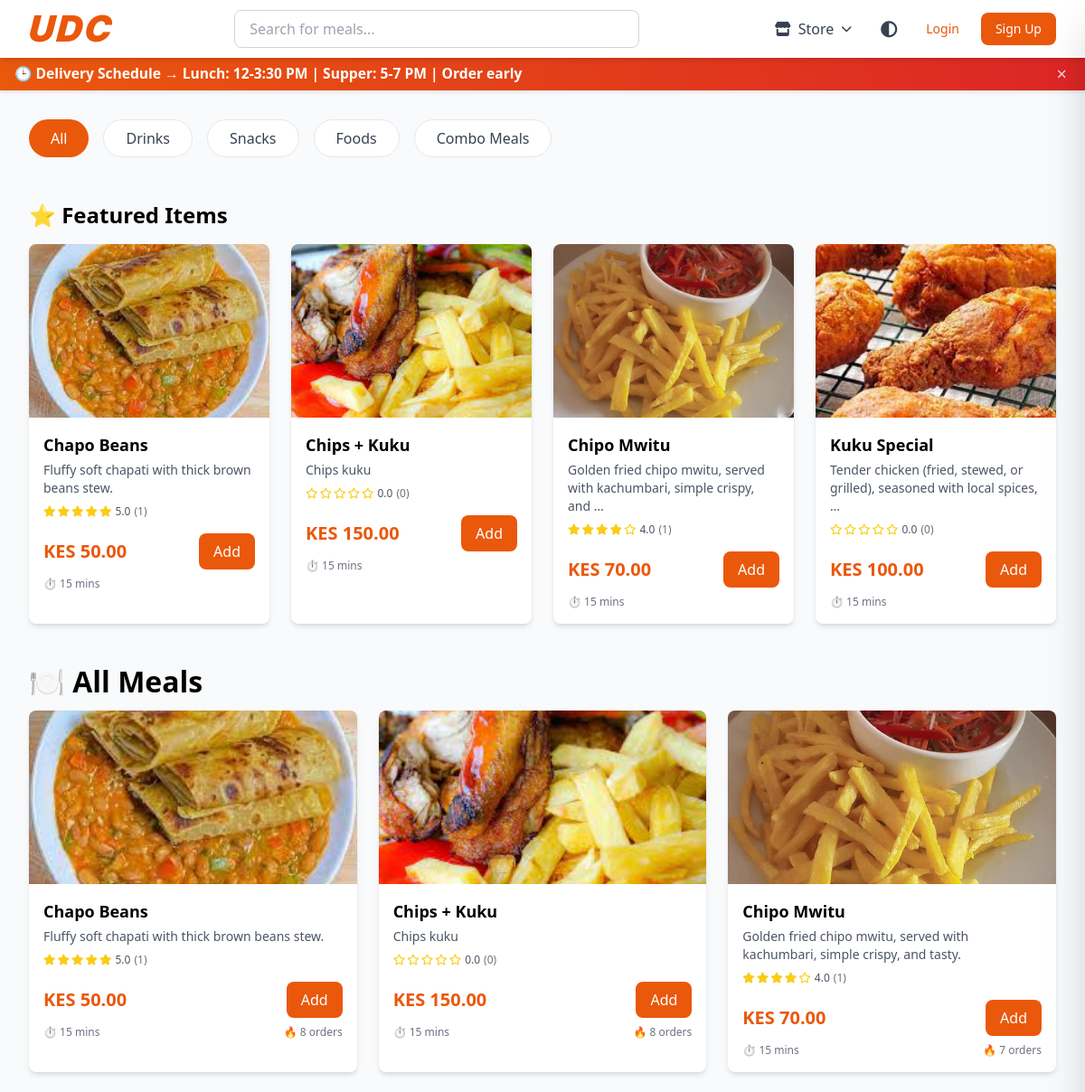
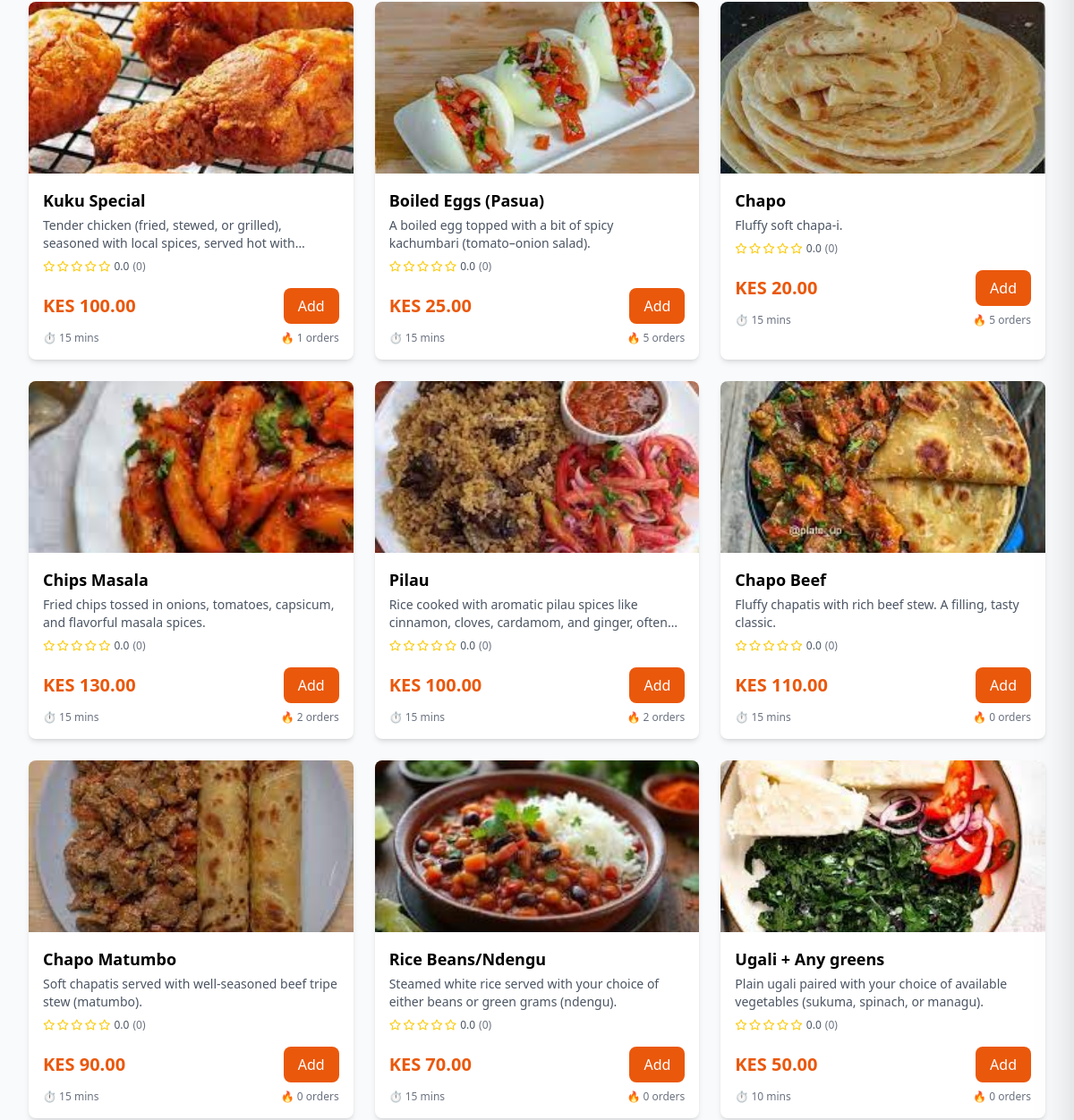
The app's page / (upper part), older data (2 pictures, top to bottom).
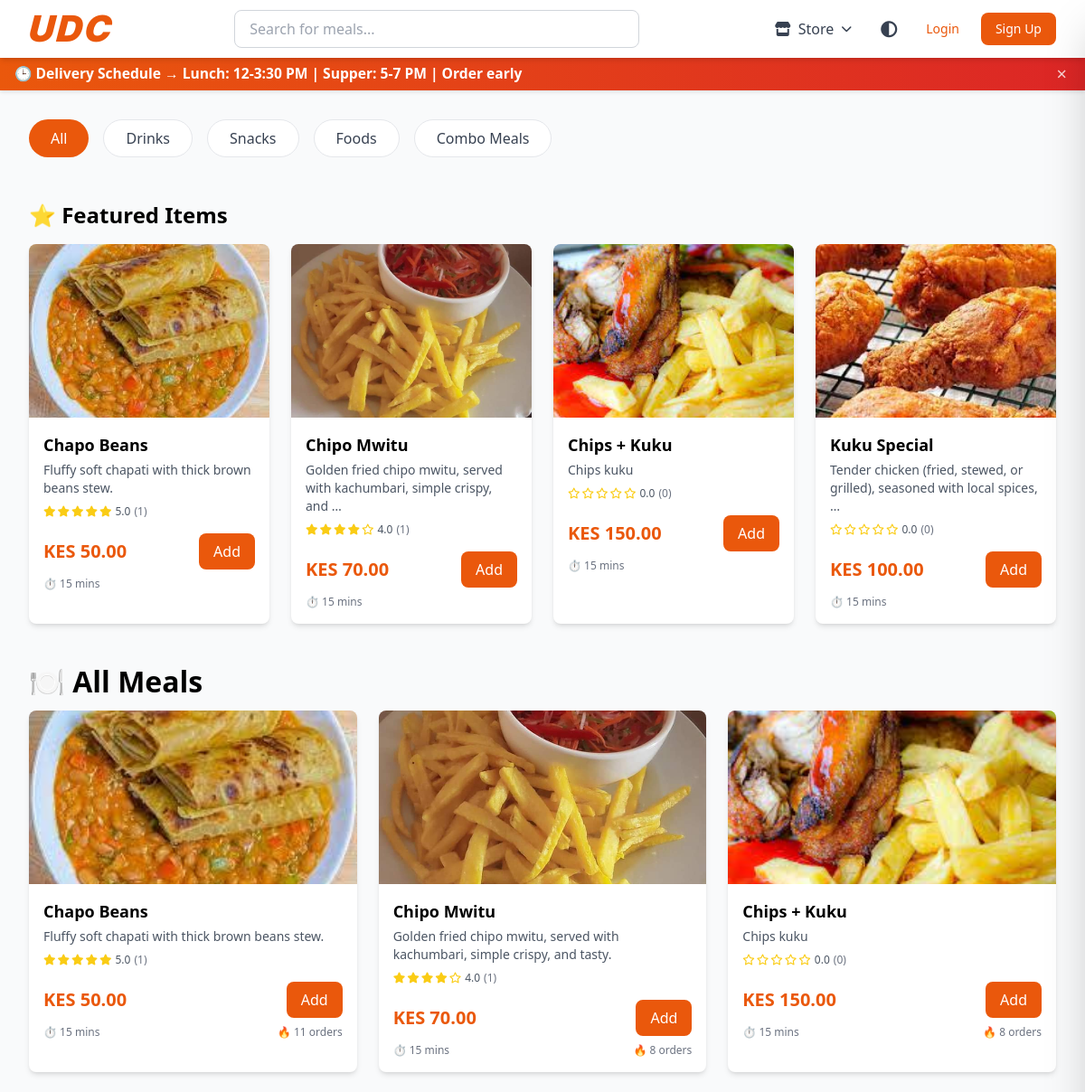
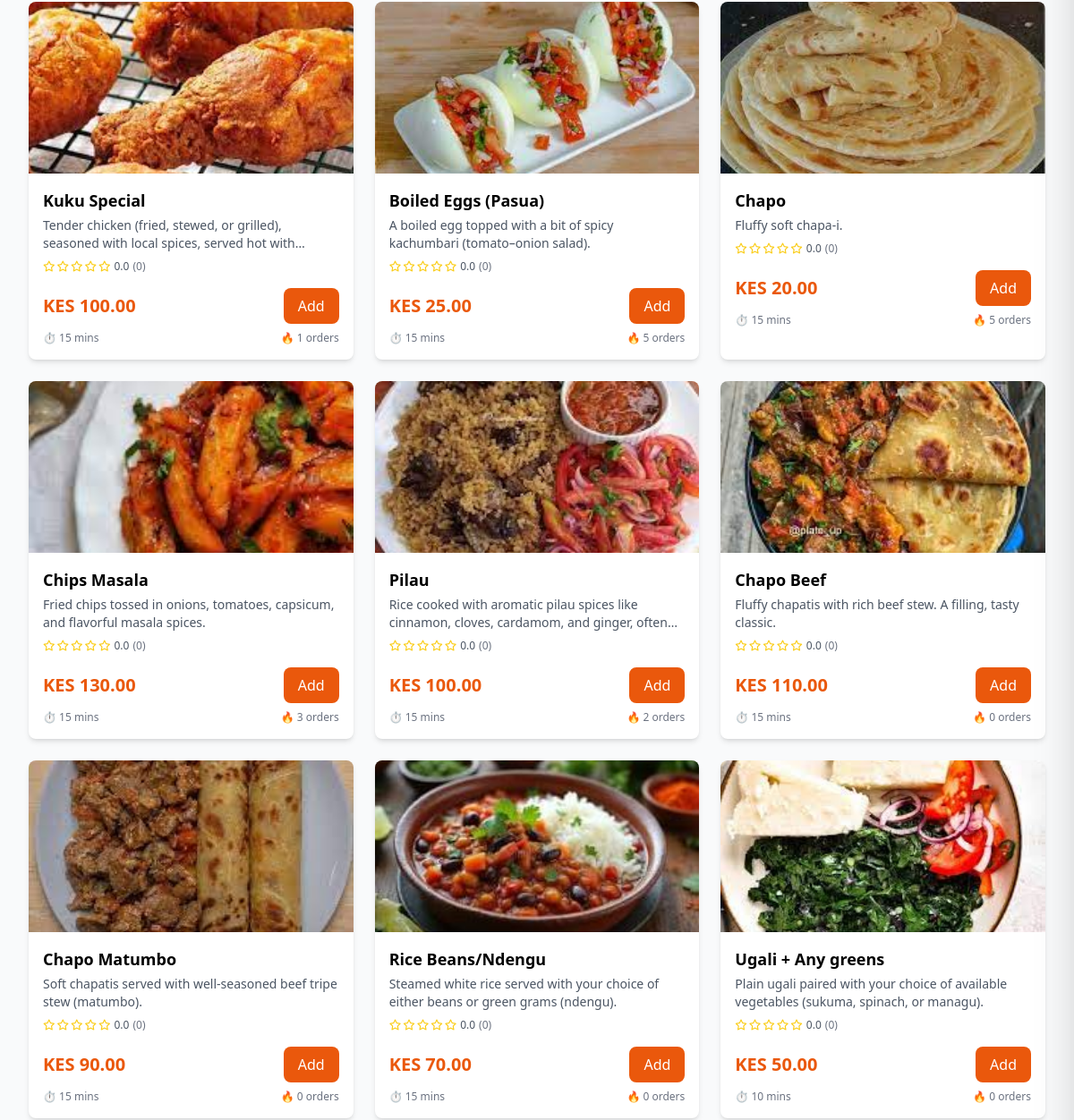
The same page, newer data (2 pictures, top to bottom).
### urbanfoods/models.py (models this page shows, shortened)
class FoodCategory(models.Model):
    STORE_CHOICES = [
        ('food', 'Food Store'),
        ('liquor', 'Liquor Store'),
        ('grocery', 'Grocery Shop'),
    ]
    name = models.CharField(max_length=50, unique=True)
    description = models.TextField(blank=True)
    icon = models.CharField(max_length=50, blank=True)  # emoji or icon class
    order = models.IntegerField(default=0)  # for sorting
    store_type = models.CharField(max_length=10, choices=STORE_CHOICES, default='food')
    class Meta:
        verbose_name_plural = "Food Categories"
        ordering = ['order', 'name']

class FoodItem(models.Model):
    STORE_CHOICES = [
        ('food', 'Food Store'),
        ('liquor', 'Liquor Store'),
        ('grocery', 'Grocery Shop'),
    ]
    name = models.CharField(max_length=100)
    description = models.TextField()
    category = models.ForeignKey(FoodCategory, on_delete=models.CASCADE, related_name='items')
    price = models.DecimalField(max_digits=10, decimal_places=2, validators=[MinValueValidator(0)])
    image = models.ImageField(upload_to='food_images/')
    prep_time = models.IntegerField(help_text="Preparation time in minutes", default=15)
    is_available = models.BooleanField(default=True)
    is_featured = models.BooleanField(default=False)
    is_meal_of_day = models.BooleanField(default=False)
    times_ordered = models.IntegerField(default=0)  # for popularity tracking
    store_type = models.CharField(max_length=10, choices=STORE_CHOICES, default='food')
    bottle_size = models.CharField(max_length=20, blank=True, help_text="For liquor items (e.g., 250ml, 500ml, 750ml)")
    created_at = models.DateTimeField(auto_now_add=True)
    updated_at = models.DateTimeField(auto_now=True)
    @property
    def is_liquor(self):
        return self.store_type == 'liquor'
    @property
    def average_rating(self):
        reviews = self.reviews.all()
        if reviews.exists():
            return round(sum(review.rating for review in reviews) / reviews.count(), 1)
        return 0
    @property
    def review_count(self):
        return self.reviews.count()
    class Meta:
        ordering = ['-is_featured', '-times_ordered', 'name']

class FoodReview(models.Model):
    user = models.ForeignKey(User, on_delete=models.CASCADE)
    food_item = models.ForeignKey(FoodItem, on_delete=models.CASCADE, related_name='reviews')
    order = models.ForeignKey(Order, on_delete=models.CASCADE)
    rating = models.IntegerField(validators=[MinValueValidator(1), MaxValueValidator(5)])
    comment = models.TextField(blank=True)
    created_at = models.DateTimeField(auto_now_add=True)
    class Meta:
        unique_together = ['user', 'food_item', 'order']
        ordering = ['-created_at']

### urbanfoods/views.py (the view)
# urls.py: path('', views.homepage, name='homepage'),
def homepage(request):
    store_type = request.session.get('store_type', 'food')
    categories = FoodCategory.objects.filter(store_type=store_type)
    category_id = request.GET.get('category')
    search_query = request.GET.get('q')
    food_items = FoodItem.objects.filter(is_available=True, store_type=store_type)
    if category_id:
        food_items = food_items.filter(category_id=category_id)
    if search_query:
        food_items = food_items.filter(
            Q(name__icontains=search_query) |
            Q(description__icontains=search_query)
        )
    meal_of_day = FoodItem.objects.filter(is_meal_of_day=True, is_available=True, store_type=store_type).first()
    featured_items_queryset = FoodItem.objects.filter(is_featured=True, is_available=True, store_type=store_type)[:4]
    featured_items = list(featured_items_queryset) if featured_items_queryset else []
    popular_items = FoodItem.objects.filter(is_available=True, store_type=store_type).order_by('-times_ordered')[:6]
    cart_count = 0
    if request.user.is_authenticated:
        cart, _ = Cart.objects.get_or_create(user=request.user)
        cart_count = cart.item_count
    context = {
        'categories': categories,
        'food_items': food_items,
        'meal_of_day': meal_of_day,
        'featured_items': featured_items,
        'popular_items': popular_items,
        'cart_count': cart_count,
        'selected_category': category_id,
        'search_query': search_query,
        'store_type': store_type,
    }
    return render(request, 'homepage.html', context)

### urbanfoods/context_processors.py (called while the page is built)
def store_type(request):
    return {
        'store_type': request.session.get('store_type', 'food')
    }

### urbanfoods/templatetags/rating_tags.py (called while the page is built)
@register.filter
def star_rating(value):
    try:
        rating = float(value)
    except (ValueError, TypeError):
        return []
    stars = []
    full_stars = int(rating)
    half_star = (rating - full_stars) >= 0.5
    empty_stars = 5 - full_stars - (1 if half_star else 0)
    stars.extend(['full'] * full_stars)
    if half_star:
        stars.append('half')
    stars.extend(['empty'] * empty_stars)
    return stars

### urbanfoods/templates/homepage.html (shortened to what the changed rows need)
{% load static %}
{% load rating_tags %}
<!DOCTYPE html>
<html lang="en">
<head>
    <script src="https://cdn.tailwindcss.com"></script>
    <link rel="stylesheet" href="https://cdnjs.cloudflare.com/ajax/libs/font-awesome/6.4.0/css/all.min.css">
    <link rel="stylesheet" href="{% static 'styles.css' %}">
</head>
<body class="bg-gray-50" data-store-type="{{ store_type }}">
    <nav class="bg-white shadow-md sticky top-0 z-40">
        <div class="max-w-7xl mx-auto px-4 sm:px-6 lg:px-8">
            <div class="flex justify-between items-center h-16">
                <div class="flex flex-col items-start">
                    <a href="/" style="text-decoration: none;">
                        <h1 class="brand-logo">UDC</h1>
                    </a>
                </div>
            </div>
        </div>
    </nav>
    <div class="max-w-7xl mx-auto px-4 sm:px-6 lg:px-8 py-8">
        <div class="mb-8">
            <div class="flex gap-4 overflow-x-auto pb-4">
                <button data-category="all" class="category-btn px-6 py-2 bg-orange-600 text-white rounded-full whitespace-nowrap hover:bg-orange-700">
                    All
                </button>
                {% for category in categories %}
                <button data-category="{{ category.id }}" data-name="{{ category.name }}" class="category-btn px-6 py-2 bg-white text-gray-700 rounded-full whitespace-nowrap hover:bg-orange-50 border border-gray-200">
                    {{ category.icon }} {{ category.name }}
                </button>
                {% endfor %}
            </div>
        </div>
        {% if featured_items %}
        <div class="mb-12">
            <h2 class="text-2xl font-bold mb-4">⭐ {% if store_type == 'liquor' %}Featured Drinks{% elif store_type == 'grocery' %}Featured Groceries{% else %}Featured Items{% endif %}</h2>
            <div class="grid grid-cols-2 md:grid-cols-2 lg:grid-cols-4 gap-4 md:gap-6">
                {% for item in featured_items %}
                <div class="bg-white rounded-lg shadow-md overflow-hidden hover:shadow-lg transition">
                    <img src="{{ item.image.url }}" alt="{{ item.name }}" class="w-full h-48 object-cover">
                    <div class="p-4">
                        <div class="flex items-start justify-between mb-1">
                            <h3 class="font-bold text-lg">{{ item.name }}</h3>
                        </div>
                        <p class="text-gray-600 text-sm mt-1">{{ item.description|truncatewords:10 }}</p>
                        <div class="rating-section flex items-center gap-1 mt-2 flex-wrap">
                            <div class="stars-container flex items-center gap-0.5">
                                {% for star_type in item.average_rating|star_rating %}
                                    {% if star_type == 'full' %}
                                        <i class="fas fa-star text-yellow-400 text-xs"></i>
                                    {% elif star_type == 'half' %}
                                        <i class="fas fa-star-half-alt text-yellow-400 text-xs"></i>
                                    {% else %}
                                        <i class="far fa-star text-yellow-400 text-xs"></i>
                                    {% endif %}
                                {% endfor %}
                            </div>
                            <span class="rating-value text-xs text-gray-600 font-medium">{{ item.average_rating|floatformat:1 }}</span>
                            <span class="review-count text-xs text-gray-500">({{ item.review_count }})</span>
                        </div>
                        <div class="flex items-center justify-between mt-4">
                            <span class="text-orange-600 font-bold text-xl">KES {{ item.price }}</span>
                            <button onclick="addToCart({{ item.id }}, 1)" class="bg-orange-600 text-white px-4 py-2 rounded-lg hover:bg-orange-700">
                                Add
                            </button>
                        </div>
                        <p class="text-gray-500 text-xs mt-2">⏱️ {{ item.prep_time }} mins</p>
                    </div>
                </div>
                {% endfor %}
            </div>
        </div>
        {% endif %}
        <div class="mb-8">
            <h2 id="allItemsHeading" class="text-2xl font-bold mb-4" style="font-weight: 800; font-size: 2rem;">{% if store_type == 'liquor' %} All Drinks{% elif store_type == 'grocery' %} All Groceries{% else %}🍽️ All Meals{% endif %}</h2>
            {% if food_items %}
            <div id="foodGrid" class="grid grid-cols-2 md:grid-cols-2 lg:grid-cols-3 xl:grid-cols-4 gap-4 md:gap-6">
                {% for item in food_items %}
                <div class="food-item bg-white rounded-lg shadow-md overflow-hidden hover:shadow-lg transition" data-category="{{ item.category.id }}">
                    <div class="relative">
                        <img src="{{ item.image.url }}" alt="{{ item.name }}" class="w-full h-48 object-cover">
                    </div>
                    <div class="p-4">
                        <div class="flex items-start justify-between mb-1">
                            <h3 class="font-bold text-lg">{{ item.name }}</h3>
                        </div>
                        <p class="text-gray-600 text-sm mt-1 line-clamp-2">{{ item.description }}</p>
                        <div class="rating-section flex items-center gap-1 mt-2 flex-wrap">
                            <div class="stars-container flex items-center gap-0.5">
                                {% for star_type in item.average_rating|star_rating %}
                                    {% if star_type == 'full' %}
                                        <i class="fas fa-star text-yellow-400 text-xs"></i>
                                    {% elif star_type == 'half' %}
                                        <i class="fas fa-star-half-alt text-yellow-400 text-xs"></i>
                                    {% else %}
                                        <i class="far fa-star text-yellow-400 text-xs"></i>
                                    {% endif %}
                                {% endfor %}
                            </div>
                            <span class="rating-value text-xs text-gray-600 font-medium">{{ item.average_rating|floatformat:1 }}</span>
                            <span class="review-count text-xs text-gray-500">({{ item.review_count }})</span>
                        </div>
                        <div class="flex items-center justify-between mt-4">
                            <span class="text-orange-600 font-bold text-xl">KES {{ item.price }}</span>
                            {% if item.is_available %}
                            <button onclick="addToCart({{ item.id }}, 1)" class="bg-orange-600 text-white px-4 py-2 rounded-lg hover:bg-orange-700">
                                Add
                            </button>
                            {% endif %}
                        </div>
                        <div class="flex items-center justify-between mt-2">
                            <span class="text-gray-500 text-xs">⏱️ {{ item.prep_time }} mins</span>
                            <span class="text-gray-500 text-xs">🔥 {{ item.times_ordered }} orders</span>
                        </div>
                    </div>
                </div>
                {% endfor %}
            </div>
            {% endif %}
        </div>
    </div>
</body>
</html>

Row changes from the older to the newer data that the page shows:
changed FoodItem "Chapo Beans": times_ordered "8" → "11"
changed FoodItem "Chipo Mwitu": times_ordered "7" → "8"; moves up the list
changed FoodItem "Chips Masala": times_ordered "2" → "3"
